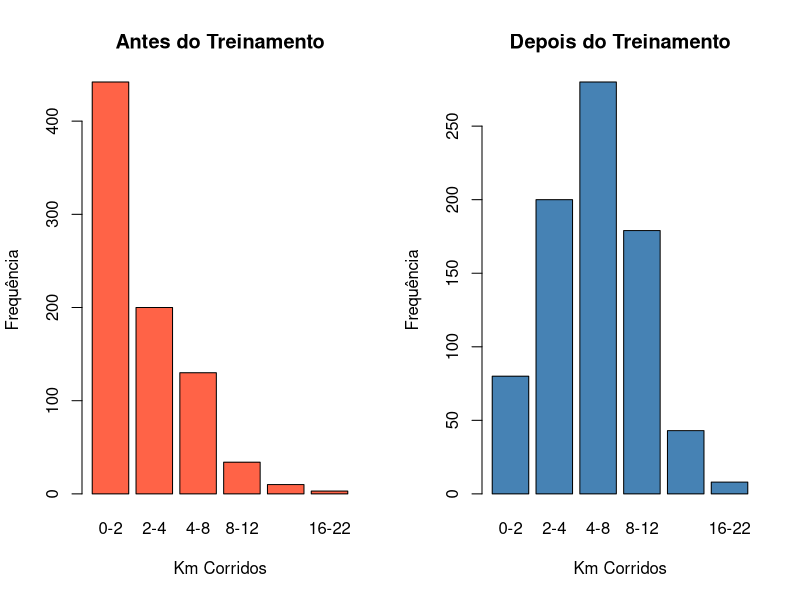

Here is the R script that generated this plot:
# Dados brutos agrupados
classes <- c("0-2", "2-4", "4-8", "8-12", "12-16", "16-22")
lim_inf <- c(0, 2, 4, 8, 12, 16)
lim_sup <- c(2, 4, 8, 12, 16, 22)
amplitude <- lim_sup - lim_inf
midpoints <- (lim_inf + lim_sup) / 2

# Frequências
freq_antes <- c(442, 200, 130, 34, 10, 3)
freq_depois <- c(80, 200, 280, 179, 43, 8)

# Função para estimar medidas em dados agrupados
medidas_agrupadas <- function(lim_inf, lim_sup, freq) {
  n <- sum(freq)
  freq_acum <- cumsum(freq)
  h <- lim_sup - lim_inf
  midpoints <- (lim_inf + lim_sup) / 2
  
  # Média
  media <- sum(midpoints * freq) / n
  
  # Quartil (Interpolação)
  calcula_quartil <- function(posicao) {
    for (i in 1:length(freq)) {
      if (posicao <= freq_acum[i]) {
        L <- lim_inf[i]
        F_ant <- ifelse(i == 1, 0, freq_acum[i-1])
        f_i <- freq[i]
        h_i <- h[i]
        Q <- L + ((posicao - F_ant) / f_i) * h_i
        return(round(Q, 2))
      }
    }
  }
  
  Q1 <- calcula_quartil(n / 4)
  Q2 <- calcula_quartil(n / 2)  # Mediana
  Q3 <- calcula_quartil(3 * n / 4)
  
  return(list(media = round(media, 2), Q1 = Q1, Q2 = Q2, Q3 = Q3))
}

# Cálculos
antes <- medidas_agrupadas(lim_inf, lim_sup, freq_antes)
depois <- medidas_agrupadas(lim_inf, lim_sup, freq_depois)

# Resultados
cat("ANTES do treinamento:\n")
print(antes)
cat("\nDEPOIS do treinamento:\n")
print(depois)

# Histogramas
par(mfrow = c(1, 2))  # Dois gráficos lado a lado

barplot(height = freq_antes, names.arg = classes, col = "tomato", 
        main = "Antes do Treinamento", xlab = "Km Corridos", ylab = "Frequência", border = "black")

barplot(height = freq_depois, names.arg = classes, col = "steelblue", 
        main = "Depois do Treinamento", xlab = "Km Corridos", ylab = "Frequência", border = "black")
